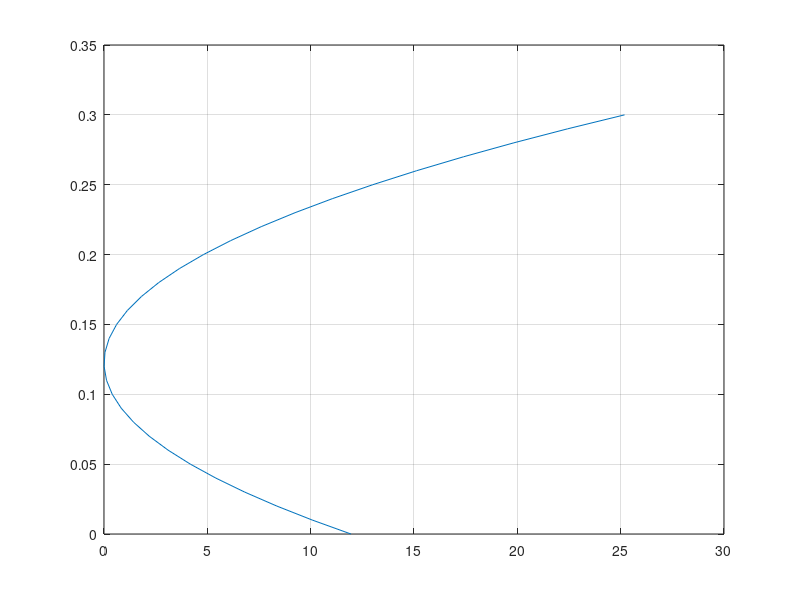

This figure's MATLAB source:
function [] = f()
    M = [0.1 0.2 0.15];
    C = [0.005 -0.010 0.004; -0.010 0.040 -0.002; 0.004 -0.002 0.023];
    
    [mean_vec, var_vec] = MarkowitzEfficientFrontier(M, C);
    plot(var_vec, mean_vec)
    [mean_vec, var_vec ] = my_func( M,C);
    plot(var_vec,mean_vec)
    grid on
end    

function [ my_mean, my_var ] = my_func( m, C)
    

    my_mean = 0:0.01:0.3;
    
    for i = 1:length(my_mean)
        mu = my_mean(i);
        n = length(m);
        u = ones(1,n);
        a = u*inv(C)*(u');
        b = u*inv(C)*(m');
        c = m*inv(C)*(m'); 
        D1 = c - mu*b;
        D2 = mu*a - b;
        D3 = c*a - b*b;
        w = (D1*u*inv(C) - D2*m*inv(C))/D3;
        my_var(1,i)= (w*C*(w'));
    end    
end
    
    
function [port_mean_vec, port_var_vec] = MarkowitzEfficientFrontier(mean_vec, cov_mat)
    n = length(mean_vec);
    u = ones(1, n);
    a = (u / cov_mat) * u';
    b = (u / cov_mat) * mean_vec';
    c = (mean_vec / cov_mat) * mean_vec';
    del = (a * c) - (b * b);
    port_mean_vec = 0:0.01:0.3;
    port_var_vec = (a * (port_mean_vec .^ 2)) - (2 * b * port_mean_vec) + c;
    port_var_vec = port_var_vec / del;
end
 

    % Parameters for calculating the efficient frontier.
    